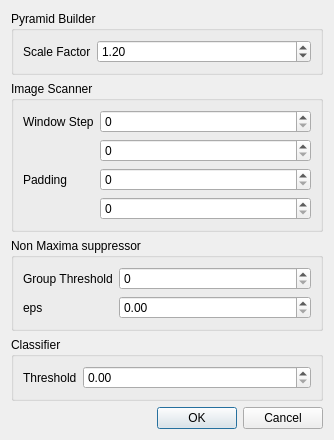
<?xml version="1.0" encoding="UTF-8"?>
<ui version="4.0">
 <class>Dialog</class>
 <widget class="QDialog" name="Dialog">
  <property name="geometry">
   <rect>
    <x>0</x>
    <y>0</y>
    <width>334</width>
    <height>381</height>
   </rect>
  </property>
  <property name="windowTitle">
   <string>Configure Detector</string>
  </property>
  <layout class="QVBoxLayout" name="verticalLayout">
   <item>
    <widget class="QGroupBox" name="groupBox">
     <property name="title">
      <string>Pyramid Builder</string>
     </property>
     <layout class="QFormLayout" name="formLayout">
      <item row="0" column="0">
       <widget class="QLabel" name="label">
        <property name="text">
         <string>Scale Factor</string>
        </property>
       </widget>
      </item>
      <item row="0" column="1">
       <widget class="QDoubleSpinBox" name="scale_factor">
        <property name="minimum">
         <double>1.050000000000000</double>
        </property>
        <property name="maximum">
         <double>1.500000000000000</double>
        </property>
        <property name="singleStep">
         <double>0.050000000000000</double>
        </property>
        <property name="value">
         <double>1.200000000000000</double>
        </property>
       </widget>
      </item>
     </layout>
    </widget>
   </item>
   <item>
    <widget class="QGroupBox" name="groupBox_2">
     <property name="title">
      <string>Image Scanner</string>
     </property>
     <layout class="QFormLayout" name="formLayout_2">
      <item row="0" column="0">
       <widget class="QLabel" name="label_2">
        <property name="text">
         <string>Window Step</string>
        </property>
       </widget>
      </item>
      <item row="0" column="1">
       <widget class="QSpinBox" name="scanner_win_step_x">
        <property name="buttonSymbols">
         <enum>QAbstractSpinBox::UpDownArrows</enum>
        </property>
       </widget>
      </item>
      <item row="1" column="1">
       <widget class="QSpinBox" name="scanner_win_step_y"/>
      </item>
      <item row="2" column="0">
       <widget class="QLabel" name="label_3">
        <property name="text">
         <string>Padding</string>
        </property>
       </widget>
      </item>
      <item row="2" column="1">
       <widget class="QSpinBox" name="scanner_pad_x"/>
      </item>
      <item row="3" column="1">
       <widget class="QSpinBox" name="scanner_pad_y"/>
      </item>
     </layout>
    </widget>
   </item>
   <item>
    <widget class="QGroupBox" name="groupBox_3">
     <property name="title">
      <string>Non Maxima suppressor</string>
     </property>
     <layout class="QFormLayout" name="formLayout_3">
      <item row="0" column="0">
       <widget class="QLabel" name="label_4">
        <property name="text">
         <string>Group Threshold</string>
        </property>
       </widget>
      </item>
      <item row="0" column="1">
       <widget class="QSpinBox" name="nms_group_threshold"/>
      </item>
      <item row="1" column="0">
       <widget class="QLabel" name="label_5">
        <property name="text">
         <string>eps</string>
        </property>
       </widget>
      </item>
      <item row="1" column="1">
       <widget class="QDoubleSpinBox" name="nms_eps"/>
      </item>
     </layout>
    </widget>
   </item>
   <item>
    <widget class="QGroupBox" name="groupBox_4">
     <property name="title">
      <string>Classifier</string>
     </property>
     <layout class="QFormLayout" name="formLayout_4">
      <item row="0" column="0">
       <widget class="QLabel" name="label_6">
        <property name="text">
         <string>Threshold</string>
        </property>
       </widget>
      </item>
      <item row="0" column="1">
       <widget class="QDoubleSpinBox" name="classification_threshold"/>
      </item>
     </layout>
    </widget>
   </item>
   <item>
    <widget class="QDialogButtonBox" name="buttonBox">
     <property name="orientation">
      <enum>Qt::Horizontal</enum>
     </property>
     <property name="standardButtons">
      <set>QDialogButtonBox::Cancel|QDialogButtonBox::Ok</set>
     </property>
    </widget>
   </item>
  </layout>
 </widget>
 <resources/>
 <connections>
  <connection>
   <sender>buttonBox</sender>
   <signal>accepted()</signal>
   <receiver>Dialog</receiver>
   <slot>accept()</slot>
   <hints>
    <hint type="sourcelabel">
     <x>248</x>
     <y>254</y>
    </hint>
    <hint type="destinationlabel">
     <x>157</x>
     <y>274</y>
    </hint>
   </hints>
  </connection>
  <connection>
   <sender>buttonBox</sender>
   <signal>rejected()</signal>
   <receiver>Dialog</receiver>
   <slot>reject()</slot>
   <hints>
    <hint type="sourcelabel">
     <x>316</x>
     <y>260</y>
    </hint>
    <hint type="destinationlabel">
     <x>286</x>
     <y>274</y>
    </hint>
   </hints>
  </connection>
 </connections>
</ui>
